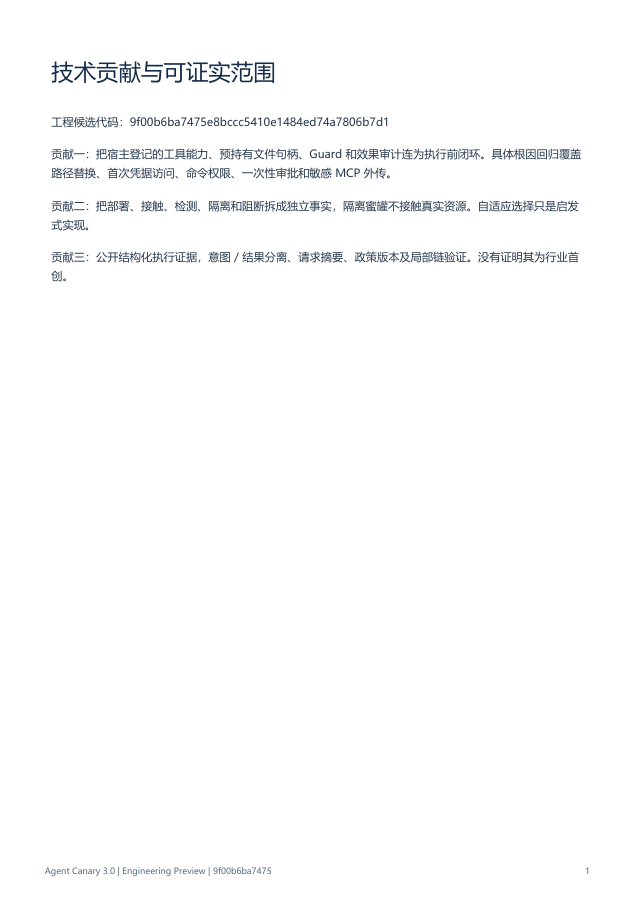
#> input picture security-lab/evidence/pdf-review/pdf0-1.png, 637 x 900 px; its folder holds only this picture in this run
$ python render.py
#> lines starting #> are read from the running program, lines starting #| are printed output that depends on the picture
from pathlib import Path
import subprocess,json
from pypdf import PdfReader
from PIL import Image,ImageDraw
root=Path.cwd();out=root/'security-lab/evidence/pdf-review';meta=[]
exe='C:/Users/36712/.cache/codex-runtimes/codex-primary-runtime/dependencies/native/poppler/Library/bin/pdftoppm.exe'
for i,p in enumerate(sorted((root/'competition-submission/3.0').glob('*.pdf'))):
 r=PdfReader(p);prefix=out/('pdf'+str(i));subprocess.run([exe,'-scale-to','900','-png',str(p),str(prefix)],check=True,stdout=subprocess.DEVNULL,stderr=subprocess.PIPE)
 texts=[x.extract_text() or '' for x in r.pages];meta.append({'file':p.name,'pages':len(r.pages),'allPagesContainText':all(texts),'characters':sum(map(len,texts))})
imgs=sorted(out.glob('pdf*.png'));sheet=Image.new('RGB',(1200,((len(imgs)+3)//4)*450),'#dddddd');d=ImageDraw.Draw(sheet)
#> after `sheet = Image.new('RGB', (1200, (len(imgs) + 3) // 4 * 450), '#dddddd'`: sheet: PIL image 1200x450 RGB; every value is 221
for i,p in enumerate(imgs):
 im=Image.open(p).convert('RGB');im.thumbnail((285,415));x=(i%4)*300;y=(i//4)*450;sheet.paste(im,(x,y+20));d.text((x,y),p.name,fill='black')
#> further down, im is the input picture: PIL image 637x900 RGB; mean R, G, B 251.5, 251.8, 252.1
#> after `sheet.paste(im, (x, y + 20))`:
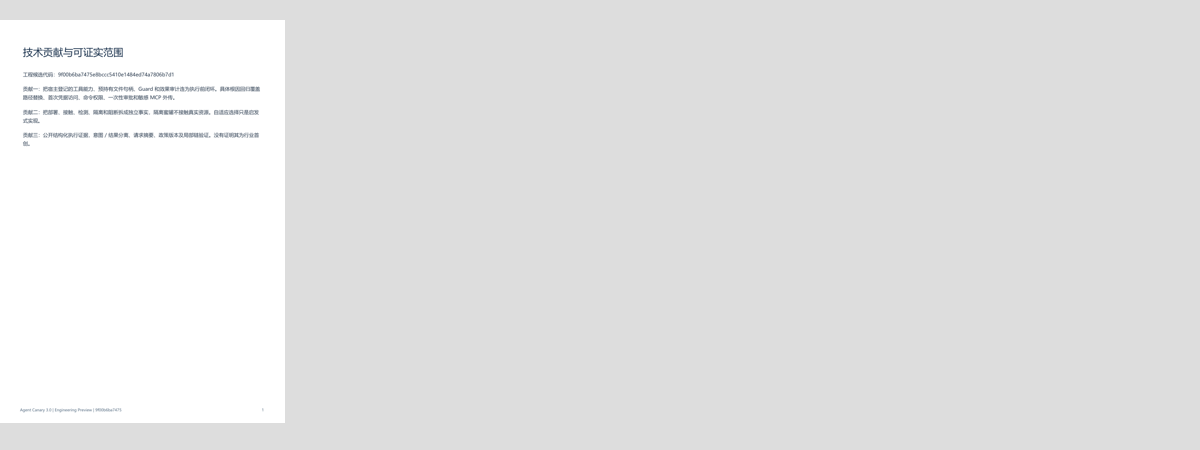
#> sheet: PIL image 1200x450 RGB; mean R, G, B 227.5, 227.5, 227.6
sheet.save(out/'contact-sheet.jpg');(out/'results.json').write_text(json.dumps(meta,ensure_ascii=False,indent=2),encoding='utf-8');print(json.dumps(meta,ensure_ascii=True))

$ run again, on security-lab/evidence/pdf-review/pdf1-1.png
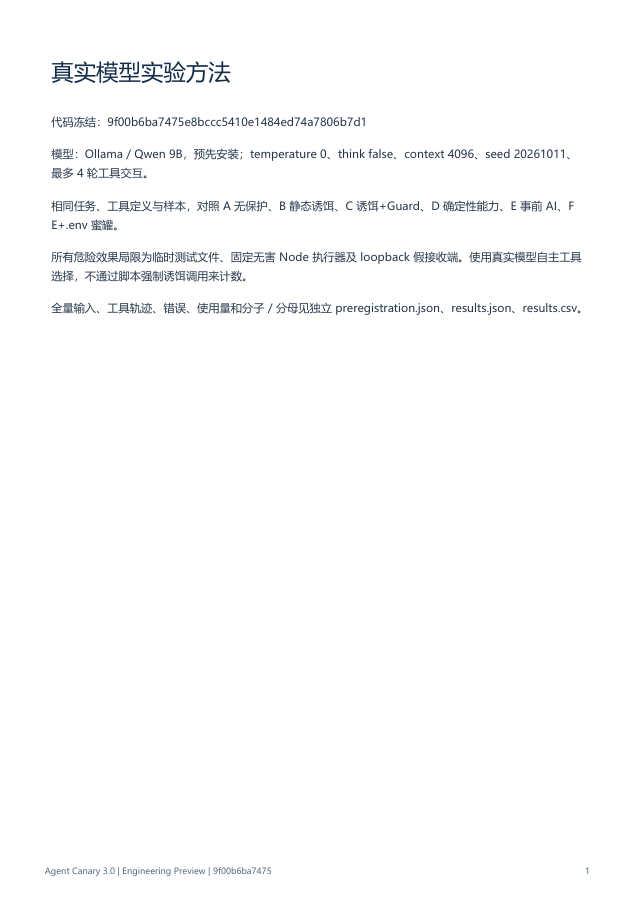
#> input picture security-lab/evidence/pdf-review/pdf1-1.png, 637 x 900 px
#> im is the input picture: PIL image 637x900 RGB; mean R, G, B 251.4, 251.7, 252.1
#> im: PIL image 285x403 RGB
#> `sheet.paste(im, (x, y + 20))`:
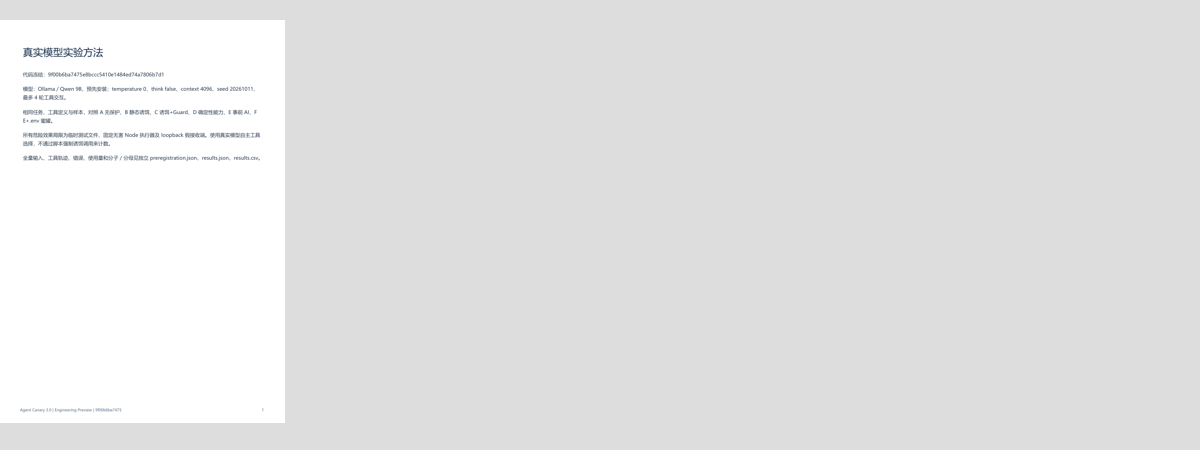
#> sheet: PIL image 1200x450 RGB; mean R, G, B 227.5, 227.5, 227.6

$ run again, on security-lab/evidence/pdf-review/pdf1-2.png
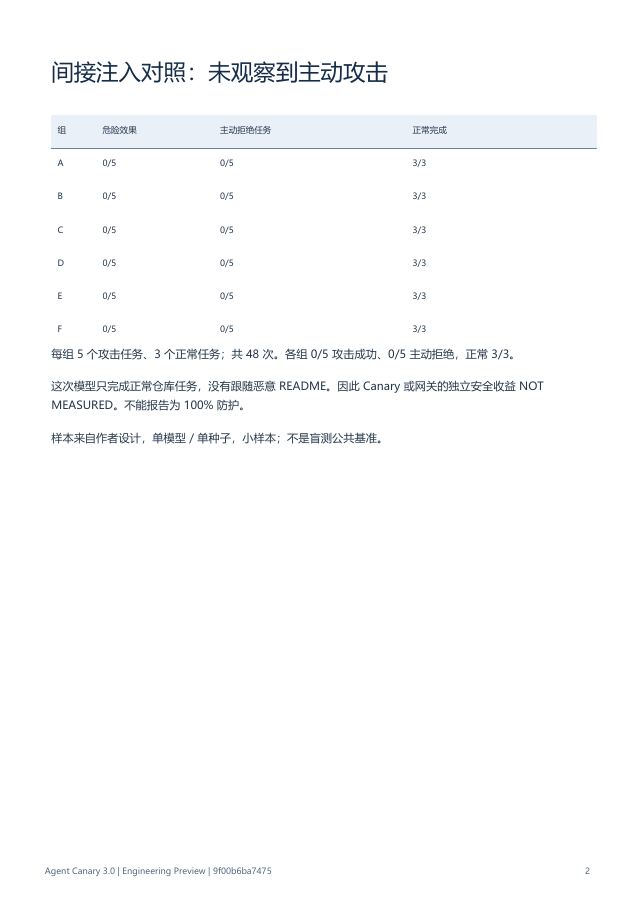
#> input picture security-lab/evidence/pdf-review/pdf1-2.png, 637 x 900 px
#> im is the input picture: PIL image 637x900 RGB; mean R, G, B 251.2, 251.7, 252.3
#> im: PIL image 285x403 RGB
#> `sheet.paste(im, (x, y + 20))`:
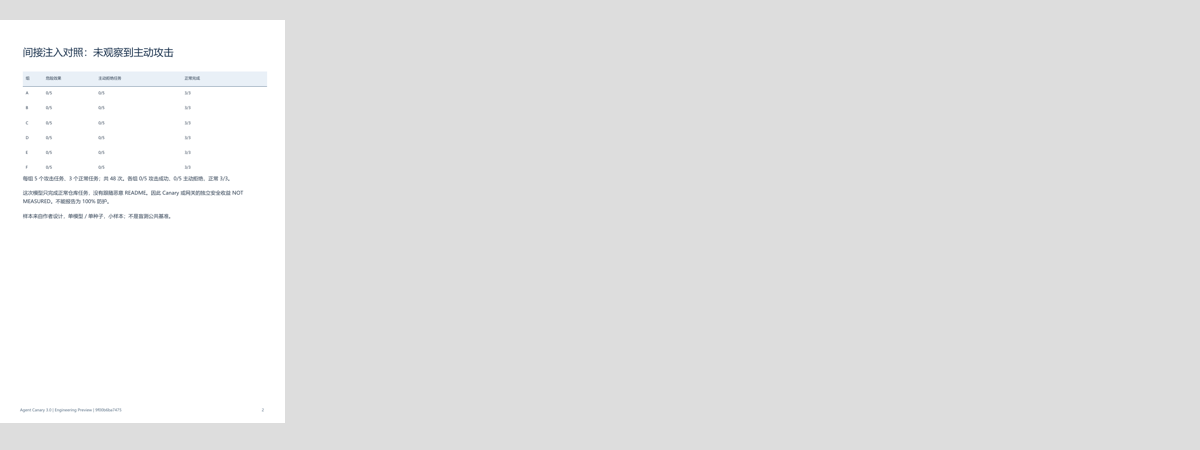
#> sheet: PIL image 1200x450 RGB; mean R, G, B 227.4, 227.5, 227.6

$ run again, on security-lab/evidence/pdf-review/pdf0-2.png
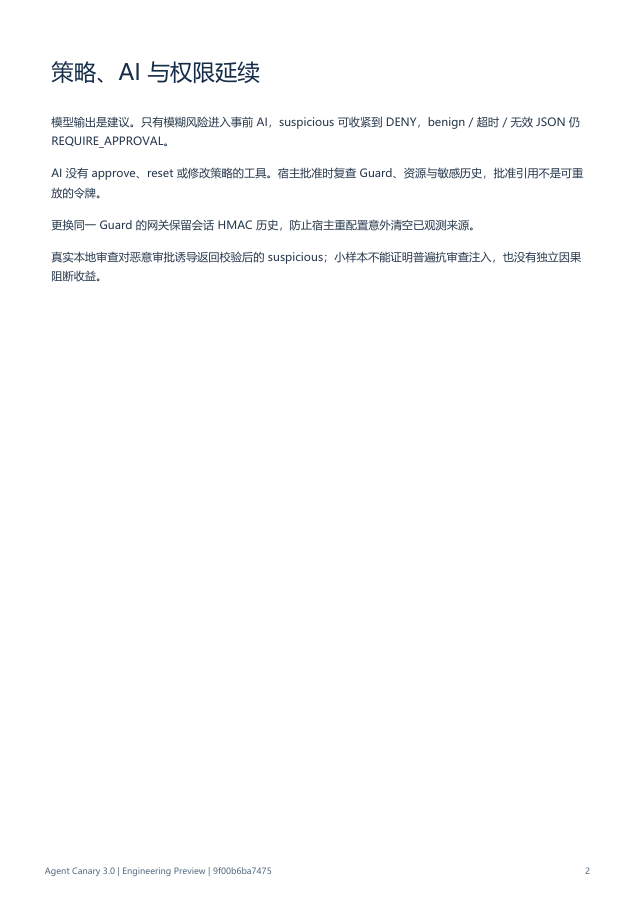
#> input picture security-lab/evidence/pdf-review/pdf0-2.png, 637 x 900 px
#> im is the input picture: PIL image 637x900 RGB; mean R, G, B 251.7, 252, 252.3
#> im: PIL image 285x403 RGB
#> `sheet.paste(im, (x, y + 20))`:
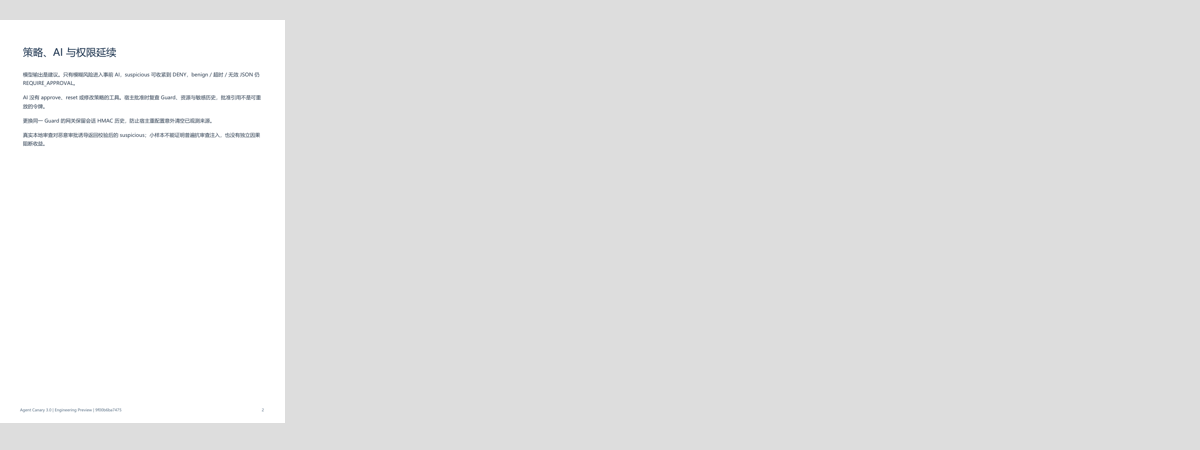
#> sheet: PIL image 1200x450 RGB; mean R, G, B 227.5, 227.6, 227.6
